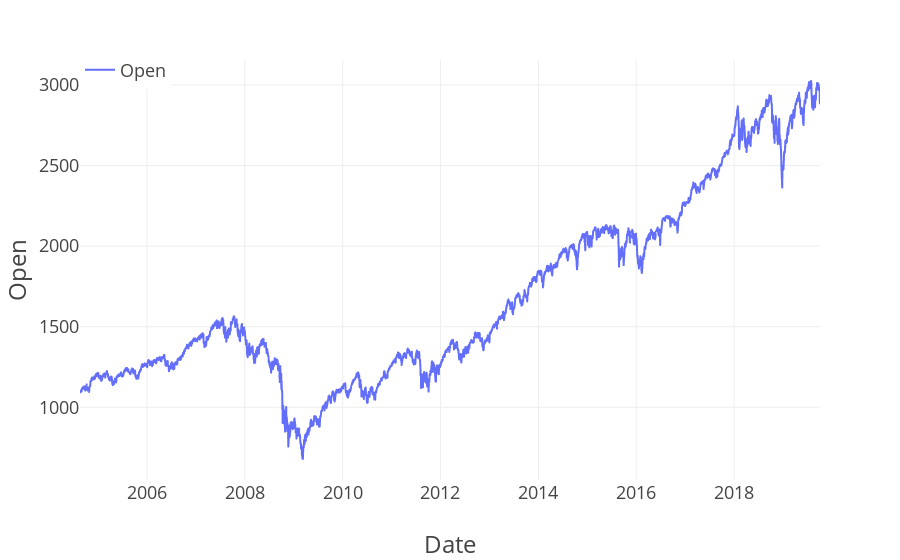

The notebook cell this image was saved under:
### Code cell
import plotly.express as px
import plotly.graph_objects as go
import plotly.io as pio
pio.templates.default = "plotly_white"

plot_template = dict(
    layout=go.Layout({
        "font_size": 18,
        "xaxis_title_font_size": 24,
        "yaxis_title_font_size": 24})
)

fig = px.line(df['Open'], labels=dict(
    created_at="Date", value="Open", variable="Sensor"
))
fig.update_layout(
  template=plot_template, legend=dict(orientation='h', y=1.02, title_text="")
)
fig.show()

### Figure 1 — Plotly figure (JSON) as saved in the notebook; plotly's stock layout.template omitted (floating-point values rounded to 4 significant figures; data arrays with more than 128 entries replaced by an {"elided": "..."} marker saying what was removed)
{"data": [{"hovertemplate": "Sensor=Open<br>Date=%{x}<br>Open=%{y}<extra></extra>", "legendgroup": "Open", "line": {"color": "#636efa", "dash": "solid"}, "marker": {"symbol": "circle"}, "mode": "lines", "name": "Open", "showlegend": true, "type": "scattergl", "x": {"elided": "3809 str values"}, "xaxis": "x", "y": {"elided": "3809 float values"}, "yaxis": "y"}], "layout": {"legend": {"orientation": "h", "title": {"text": ""}, "tracegroupgap": 0, "y": 1.02}, "margin": {"t": 60}, "xaxis": {"anchor": "y", "domain": [0, 1], "title": {"text": "Date"}}, "yaxis": {"anchor": "x", "domain": [0, 1], "title": {"text": "Open"}}}}
